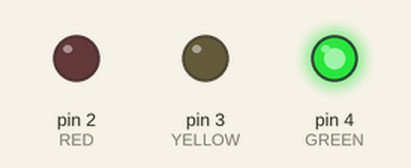
Bench run of a sketch on a simulated Arduino Uno, built with avr-gcc and run on an emulated ATmega328P. Parts: output pins drawn as LEDs (lit = HIGH).

Above: at 1.5 s.
At 7.0 s:
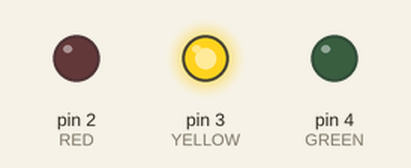
At 10.5 s:
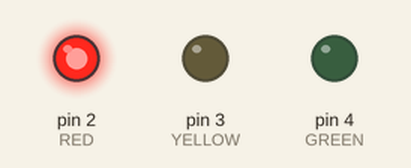
At 16.2 s:
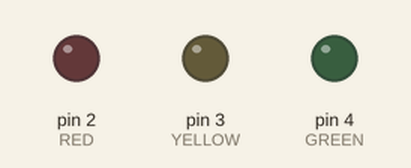
Timing chart, 0 to 16.9 s (numbered marks = the images above):
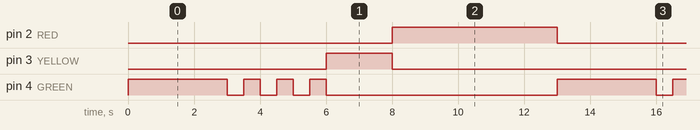

The sketch:

task1.ino
```cpp
int button = 7;
int GREEN = 4;
int YELLOW = 3;
int RED = 2;
void setup() {
    pinMode(GREEN, OUTPUT);
  	pinMode(YELLOW, OUTPUT);
  	pinMode(RED, OUTPUT);
    pinMode(button, INPUT);
}
void loop (){
    digitalWrite(GREEN, HIGH);
  	delay(3000);
  	for(int i=0; i<3; i++){
  		digitalWrite(GREEN, LOW);
      	delay(500);
      	digitalWrite(GREEN, HIGH);
      	delay(500);
  	}
  	digitalWrite(GREEN, LOW);
    digitalWrite(YELLOW, HIGH);
  	delay(2000);
  	digitalWrite(YELLOW, LOW);
  	digitalWrite(RED, HIGH);
    delay(5000);
  	digitalWrite(RED, LOW);
}
```

task1.c
```cpp
int button = 7;
int GREEN = 4;
int YELLOW = 3;
int RED = 2;
void setup() {
    pinMode(GREEN, OUTPUT);
  	pinMode(YELLOW, OUTPUT);
  	pinMode(RED, OUTPUT);
    pinMode(button, INPUT);
}
void loop (){
    digitalWrite(GREEN, HIGH);
  	delay(3000);
  	for(int i=0; i<3; i++){
  		digitalWrite(GREEN, LOW);
      	delay(500);
      	digitalWrite(GREEN, HIGH);
      	delay(500);
  	}
  	digitalWrite(GREEN, LOW);
    digitalWrite(YELLOW, HIGH);
  	delay(2000);
  	digitalWrite(YELLOW, LOW);
  	digitalWrite(RED, HIGH);
    delay(5000);
  	digitalWrite(RED, LOW);
}
```

Measured:
- by itself, pin 2 (RED): alternates HIGH for 5.0 s and LOW for 8.0 s
- by itself, pin 3 (YELLOW): alternates HIGH for 2.0 s and LOW for 11.0 s
- by itself, pin 4 (GREEN): repeats every 13.0 s: 3 × (LOW 0.50 s, HIGH 0.50 s), LOW 7.0 s, HIGH 3.0 s
